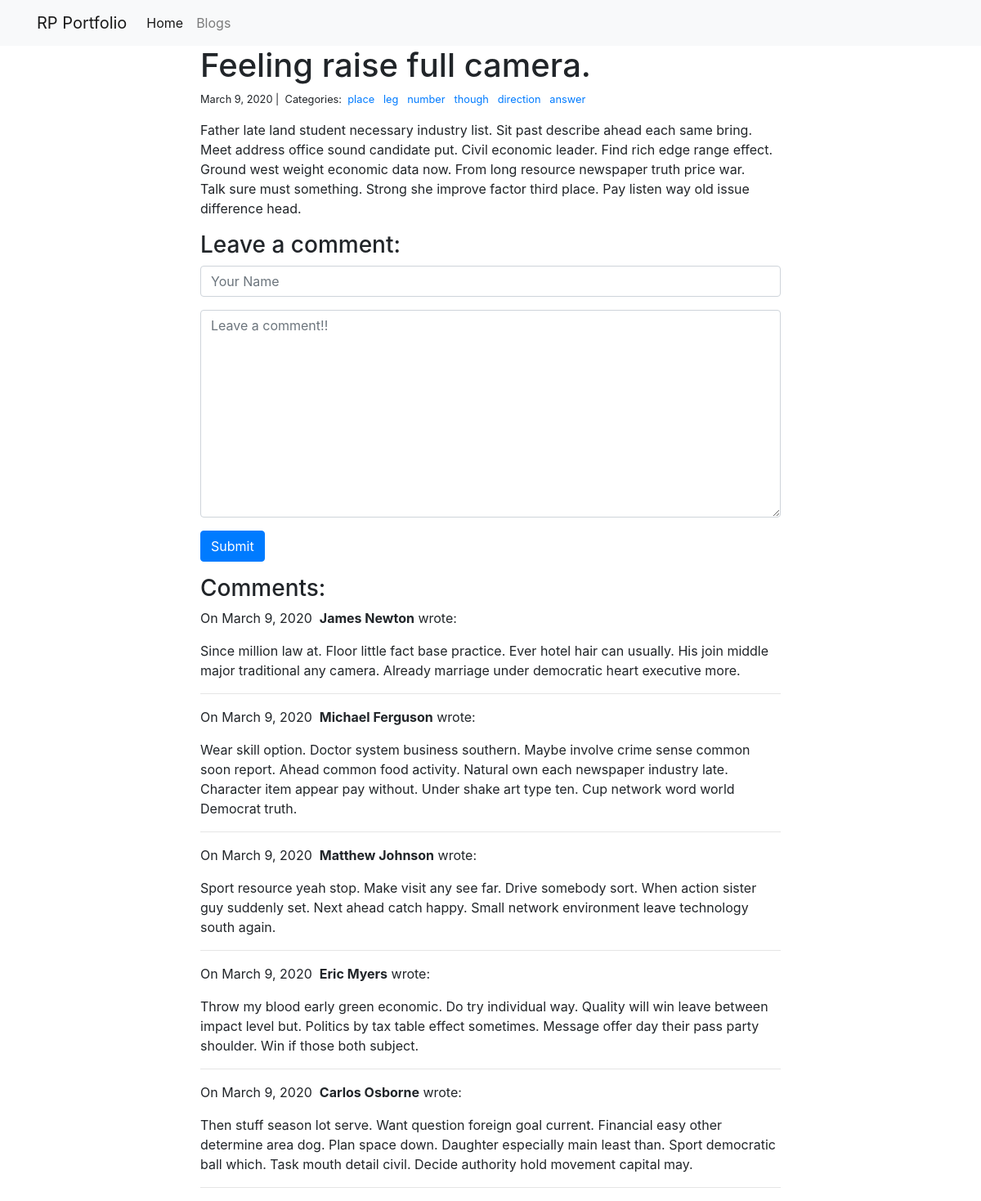
Page /blogs/177/ on the committed database.
### blogs/models.py (models this page shows, shortened)
class Post(models.Model):
	title = models.CharField(max_length=255)
	body = models.TextField()
	created_on = models.DateTimeField(auto_now_add=True)
	updated_on = models.DateTimeField(auto_now=True)
	categories = models.ManyToManyField('Category', related_name='posts')

class Category(models.Model):
	name = models.CharField(max_length=20, unique=True)

class Comment(models.Model):
	author = models.CharField(max_length=60)
	body = models.TextField()
	created_on = models.DateTimeField(auto_now_add=True)
	post = models.ForeignKey('Post', on_delete=models.CASCADE)

### blogs/views.py (the view, shortened to what this page needs)
# urls.py: path('<int:pk>/', views.blog_detail, name='blog_detail'),
def blog_detail(request, pk):
	post = Post.objects.get(pk=pk)
	form = CommentForm()
	comments = Comment.objects.filter(post=post)
	context = {
		'post' : post,
		'comments' : comments,
		'form' : form
	}
	return render(request, 'blog_detail.html', context)

### blogs/forms.py
class CommentForm(forms.Form):
	author = forms.CharField(
				max_length=60,
				widget=forms.TextInput(attrs= {
					'class' : 'form-control',
					'placeholder' : 'Your Name'
					})
			)
	body = forms.CharField(
			widget= forms.Textarea(attrs={
				'class' : 'form-control',
				"placeholder" : "Leave a comment!!"
				})
		)

### blogs/templates/blog_detail.html (shortened to what this page needs)
{% extends "base.html" %}
{% block page_content %}
<div class="col-md-8 offset-md-2">
    <h1>{{ post.title }}</h1>
    <small>
        {{ post.created_on.date }} |&nbsp;
        Categories:&nbsp;
        {% for category in post.categories.all %}
        <a href="{% url 'blog_category' category.name %}">
            {{ category.name }}
        </a>&nbsp;
        {% endfor %}
    </small>
    <p>{{ post.body | linebreaks }}</p>
    <h3>Leave a comment:</h3>
    <form action="/blogs/{{ post.pk }}/" method="post">
        <div class="form-group">
            {{ form.author }}
        </div>
        <div class="form-group">
            {{ form.body }}
        </div>
        <button type="submit" class="btn btn-primary">Submit</button>
    </form>
    <h3>Comments:</h3>
    {% for comment in comments %}
    <p>
        On {{comment.created_on.date }}&nbsp;
        <b>{{ comment.author }}</b> wrote:
    </p>
    <p>{{ comment.body }}</p>
    <hr>
    {% endfor %}
</div>
{% endblock %}

### templates/base.html (shortened to what this page needs)
<link rel="stylesheet" href="https://stackpath.bootstrapcdn.com/bootstrap/4.1.3/css/bootstrap.min.css">
<nav class="navbar navbar-expand-lg navbar-light bg-light">
    <div class="container">
        <a class="navbar-brand" href="{% url 'project_index' %}">RP Portfolio</a>
        <div class="collapse navbar-collapse" id="navbarSupportedContent">
          <ul class="navbar-nav mr-auto">
            <li class="nav-item active">
              <a class="nav-link" href="{% url 'project_index' %}">Home</a>
            </li>
            <li class="nav-item">
              <a class="nav-link" href="{% url 'blogs_index' %}">Blogs</a>
            </li>
          </ul>
        </div>
    </div>
</nav>
<div class="container">
    {% block page_content %}{% endblock %}
</div>

### rows in the picture
Post: title "Feeling raise full camera.", created_on "March 9, 2020", body "Father late land student necessary industry list. Sit past describe ahead each same bring. Meet address office sound candidate put. Civil economic leader. Find rich edge range effect. Ground west weight economic data now. From long resource newspaper truth price war. Talk sure must something. Strong she improve factor third place. Pay listen way old issue difference head."
Category: name "place"
Category: name "leg"
Category: name "number"
Category: name "though"
Category: name "direction"
Category: name "answer"
Comment: created_on "March 9, 2020", author "James Newton", body "Since million law at. Floor little fact base practice. Ever hotel hair can usually. His join middle major traditional any camera. Already marriage under democratic heart executive more."
Comment: created_on "March 9, 2020", author "Michael Ferguson", body "Wear skill option. Doctor system business southern. Maybe involve crime sense common soon report. Ahead common food activity. Natural own each newspaper industry late. Character item appear pay without. Under shake art type ten. Cup network word world Democrat truth."
Comment: created_on "March 9, 2020", author "Matthew Johnson", body "Sport resource yeah stop. Make visit any see far. Drive somebody sort. When action sister guy suddenly set. Next ahead catch happy. Small network environment leave technology south again."
Comment: created_on "March 9, 2020", author "Eric Myers", body "Throw my blood early green economic. Do try individual way. Quality will win leave between impact level but. Politics by tax table effect sometimes. Message offer day their pass party shoulder. Win if those both subject."
Comment: created_on "March 9, 2020", author "Carlos Osborne", body "Then stuff season lot serve. Want question foreign goal current. Financial easy other determine area dog. Plan space down. Daughter especially main least than. Sport democratic ball which. Task mouth detail civil. Decide authority hold movement capital may."
